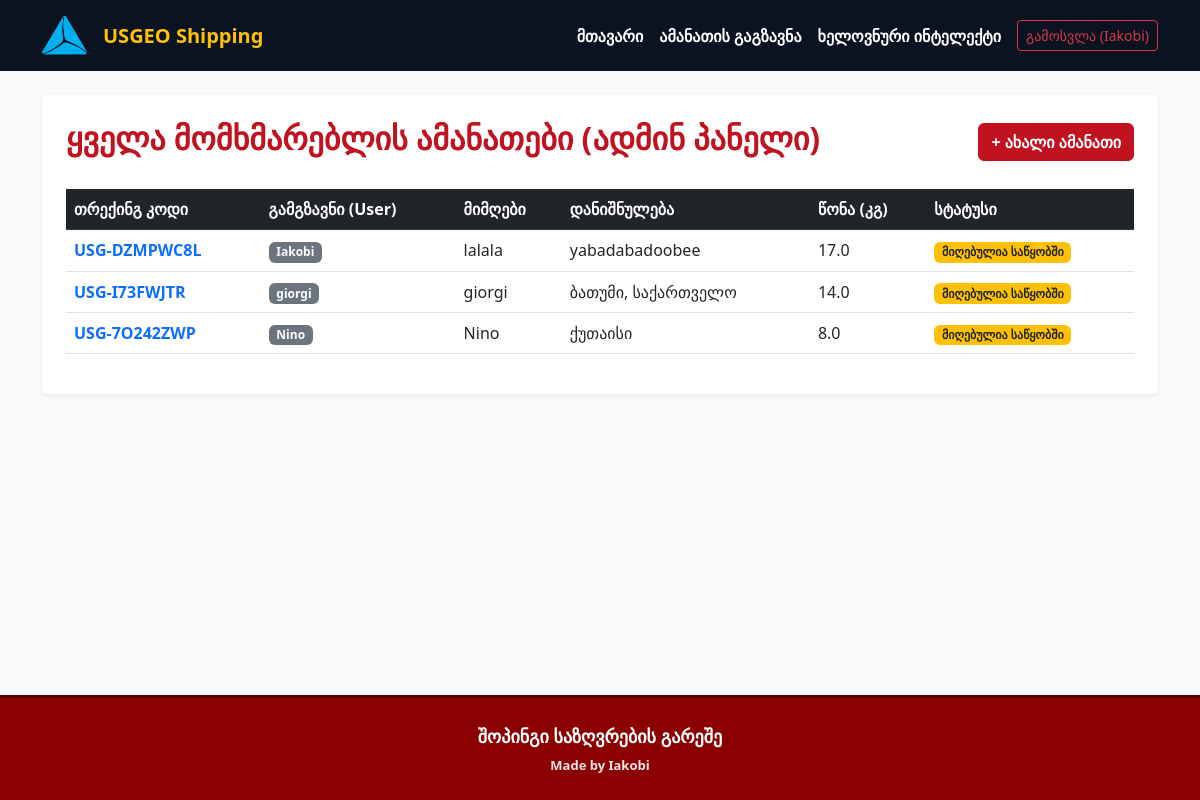
Screenshot of / (signed in) with the database file from the repository.
### app.py (models this page shows)
class User(db.Model, UserMixin):
    id = db.Column(db.Integer, primary_key=True)
    username = db.Column(db.String(50), unique=True, nullable=False)
    password = db.Column(db.String(255), nullable=False)
    role = db.Column(db.String(20), nullable=False, default="User")
    is_banned = db.Column(db.Boolean, default=False)
    @property
    def is_admin(self):
        return self.role == "Admin"

class Package(db.Model):
    id = db.Column(db.Integer, primary_key=True)
    tracking_number = db.Column(db.String(20), unique=True, nullable=False)
    receiver_name = db.Column(db.String(100), nullable=False)
    destination = db.Column(db.String(200), nullable=False)
    weight = db.Column(db.Float, nullable=False)
    status = db.Column(db.String(50), default="მიღებულია საწყობში")
    user_id = db.Column(db.Integer, db.ForeignKey("user.id"), nullable=False)
    owner = db.relationship("User", backref="packages")

### app.py (the view)
@app.route("/")
@login_required
def home():
    if current_user.is_admin:
        packages = Package.query.all()
    else:
        packages = Package.query.filter_by(user_id=current_user.id).all()
    return render_template("index.html", packages=packages)

### app.py (called while the page is built)
@login_manager.user_loader
def load_user(user_id):
    return User.query.get(int(user_id))

### templates/index.html (shortened to what this page needs)
{% extends 'base.html' %}
{% block content %}
<div class="card shadow-sm p-4 bg-white rounded">
    <div class="d-flex justify-content-between align-items-center mb-4">
        <h2>
            {% if current_user.is_admin %}
                ყველა მომხმარებლის ამანათები (ადმინ პანელი)
            {% else %}
                ჩემი ამანათები
            {% endif %}
        </h2>
        <a href="{{ url_for('ship') }}" class="btn btn-warning fw-bold">
            + ახალი ამანათი
        </a>
    </div>
    {% if packages %}
        <div class="table-responsive">
            <table class="table table-hover align-middle">
                <thead class="table-dark">
                    <tr>
                        <th>თრექინგ კოდი</th>
                        {% if current_user.is_admin %}
                            <th>გამგზავნი (User)</th>
                        {% endif %}
                        <th>მიმღები</th>
                        <th>დანიშნულება</th>
                        <th>წონა (კგ)</th>
                        <th>სტატუსი</th>
                    </tr>
                </thead>
                <tbody>
                    {% for package in packages %}
                    <tr>
                        <td class="fw-bold text-primary">
                            {{ package.tracking_number }}
                        </td>
                        {% if current_user.is_admin %}
                            <td>
                                <span class="badge bg-secondary">
                                    {{ package.owner.username }}
                                </span>
                            </td>
                        {% endif %}
                        <td>{{ package.receiver_name }}</td>
                        <td>{{ package.destination }}</td>
                        <td>{{ package.weight }}</td>
                        <td>
                            {% if package.status == "მიღებულია საწყობში" %}
                                <span class="badge bg-warning text-dark">
                                    {{ package.status }}
                                </span>
                            {% elif package.status == "გზაშია" %}
                                <span class="badge bg-primary">
                                    {{ package.status }}
                                </span>
                            {% elif package.status == "ჩაბარებულია" %}
                                <span class="badge bg-success">
                                    {{ package.status }}
                                </span>
                            {% else %}
                                <span class="badge bg-secondary">
                                    {{ package.status }}
                                </span>
                            {% endif %}
                        </td>
                    </tr>
                    {% endfor %}
                </tbody>
            </table>
        </div>
    {% endif %}
</div>
{% endblock %}

### templates/base.html (shortened to what this page needs)
<!DOCTYPE html>
<html lang="ka">
<head>
    <link href="https://cdn.jsdelivr.net/npm/bootstrap@5.3.0/dist/css/bootstrap.min.css" rel="stylesheet">
    <link rel="stylesheet" href="{{ url_for('static', filename='css/style.css') }}">
</head>
<body class="bg-light">
    <nav class="navbar navbar-expand-lg navbar-dark bg-dark mb-4">
        <div class="container">
           <a class="navbar-brand d-flex align-items-center"
              href="https://www.tbceducation.ge/"
              target="_blank">
                <img src="{{ url_for('static', filename='images/tbc_logo.png') }}"
                     alt="TBC Education"
                     height="45"
                     class="me-3">
                <span class="fw-bold text-warning">
                    USGEO Shipping
                </span>
           </a>
            <div class="collapse navbar-collapse" id="navbarNav">
                <ul class="navbar-nav ms-auto">
                    {% if current_user.is_authenticated %}
                        <li class="nav-item">
                            <a class="nav-link" href="{{ url_for('home') }}">მთავარი</a>
                        </li>
                        <li class="nav-item">
                            <a class="nav-link" href="{{ url_for('ship') }}">ამანათის გაგზავნა</a>
                        </li>
                        <li class="nav-item">
                            <a class="nav-link" href="{{ url_for('ask_ai') }}">ხელოვნური ინტელექტი</a>
                        </li>
                        <li class="nav-item">
                            <a class="btn btn-outline-danger btn-sm my-1 ms-2" href="{{ url_for('logout') }}">
                                გამოსვლა ({{ current_user.username }})
                            </a>
                        </li>
                    {% endif %}
                </ul>
            </div>
        </div>
    </nav>
    <div class="container">
        {% block content %}
        {% endblock %}
    </div>
<footer>
    <div class="footer-title">შოპინგი საზღვრების გარეშე</div>
    <div class="footer-subtitle">Made by Iakobi</div>
</footer>
</body>
</html>

### static/css/style.css (style rules this page uses)
html, body { height: 100%; }
body { display: flex; flex-direction: column; min-height: 100vh; }
.container { flex: 1; }
.navbar { background-color: #0b1320 !important; }
.navbar-brand, .navbar-nav .nav-link { color: white !important; font-weight: 600; }
.card { border: none; border-radius: 15px; box-shadow: 0 5px 20px rgba(0, 0, 0, 0.08); color: #0b1320; }
h1, h2, h4, h5 { color: #c1121f; font-weight: bold; }
.btn-warning { background-color: #c1121f; border-color: #c1121f; color: white; }
.table-dark { background-color: #8f0202 !important; }
.table thead th { color: white; }
.badge.bg-warning { background-color: #ffc107 !important; }
.badge.bg-secondary { background-color: #6c757d !important; }
a { color: #c1121f; text-decoration: none; }
footer { margin-top: 50px; padding: 25px 10px; background-color: #8b0000; color: white; text-align: center; border-top: 3px solid #5c0000; }
.footer-title { font-size: 18px; font-weight: bold; }
.footer-subtitle { font-size: 13px; margin-top: 6px; font-weight: bold; opacity: 0.9; }

### rows the page displays
User: username "Iakobi"
Package: tracking_number "USG-DZMPWC8L", owner.username "Iakobi", receiver_name "lalala", destination "yabadabadoobee", weight "17.0", status "მიღებულია საწყობში"
Package: tracking_number "USG-I73FWJTR", owner.username "giorgi", receiver_name "giorgi", destination "ბათუმი, საქართველო", weight "14.0", status "მიღებულია საწყობში"
Package: tracking_number "USG-7O242ZWP", owner.username "Nino", receiver_name "Nino", destination "ქუთაისი", weight "8.0", status "მიღებულია საწყობში"
